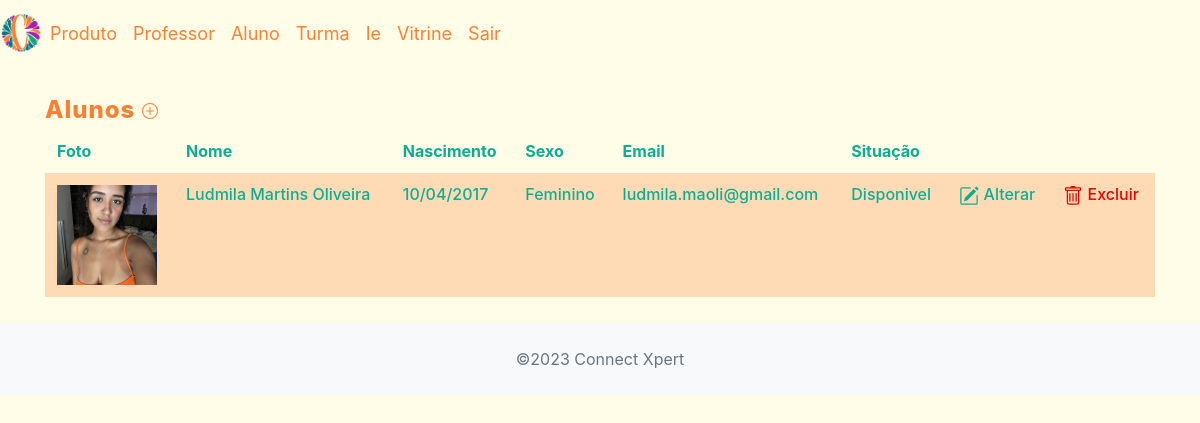
/crud_connectxpert/app/controller/AlunoController.php?action=list (signed in), run on an earlier commit of the app's database.
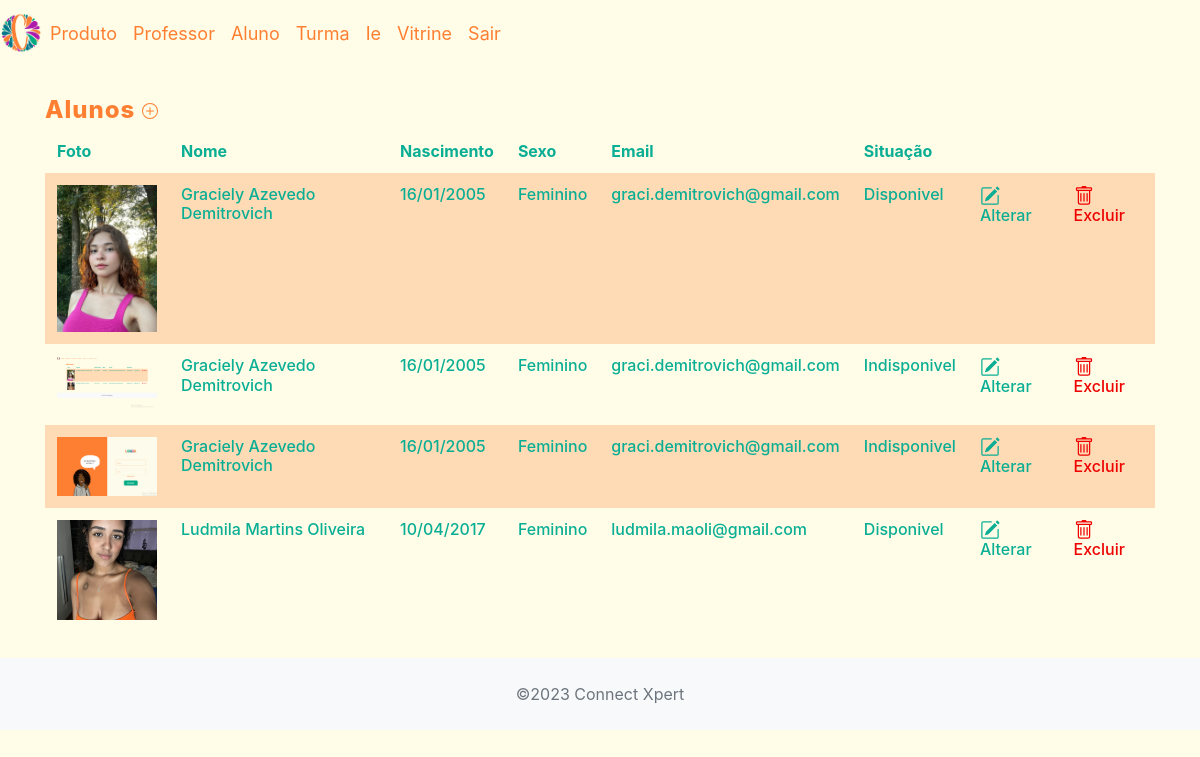
And on a later commit of the database.
### tables this page shows
CREATE TABLE `aluno` (
  `id_aluno` int(11) NOT NULL,
  `nome_aluno` varchar(100) NOT NULL,
  `nascimento_aluno` date NOT NULL,
  `telefone` varchar(20) NOT NULL,
  `nome_responsavel` varchar(60) NOT NULL,
  `sexo_aluno` enum('feminino','masculino','outros') NOT NULL,
  `login_aluno` varchar(15) NOT NULL,
  `senha_aluno` varchar(15) NOT NULL,
  `historico` text NOT NULL,
  `cpf_aluno` varchar(20) NOT NULL,
  `rg_aluno` varchar(20) NOT NULL,
  `email_aluno` varchar(100) NOT NULL,
  `end_rua` varchar(95) NOT NULL,
  `end_bairro` varchar(95) NOT NULL,
  `end_cidade` varchar(95) NOT NULL,
  `end_estado` varchar(95) NOT NULL,
  `end_numero` int(11) NOT NULL,
  `end_complemento` varchar(100) DEFAULT NULL,
  `id_ie` int(11) NOT NULL,
  `situacao` enum('disponivel','indisponivel') NOT NULL,
  `foto` varchar(60) NOT NULL
);

### crud_connectxpert/app/controller/AlunoController.php (called while the page is built, shortened)
<?php
require_once(__DIR__ . "/Controller.php");
require_once(__DIR__ . "/../dao/AlunoDAO.php");
require_once(__DIR__ . "/../model/Aluno.php");
class AlunoController extends Controller {
    private AlunoDAO $alunoDao;
    public function __construct() {
        $this->alunoDao = new AlunoDAO();
        $this->handleAction();
    }
    protected function list(string $msgErro = "", string $msgSucesso = "") {
        $alunos = $this->alunoDao->list();
        $dados["lista"] = $alunos;
        $this->loadView("aluno/listAluno.php", $dados,  $msgErro, $msgSucesso);
    }
}
$alnCont = new AlunoController();

### crud_connectxpert/app/model/Aluno.php (called while the page is built, shortened)
<?php
class Aluno {
    private $idAluno;
    private $nomeAluno;
    private $nascimentoAluno;
    private $sexoAluno;
    private $emailAluno;
    private $situacao;
    private $foto;
    public function getIdAluno()
    {
        return $this->idAluno;
    }
    public function setIdAluno($idAluno): self
    {
        $this->idAluno = $idAluno;
        return $this;
    }
    public function getNomeAluno()
    {
        return $this->nomeAluno;
    }
    public function setNomeAluno($nomeAluno): self
    {
        $this->nomeAluno = $nomeAluno;
        return $this;
    }
    public function getNascimentoAlunoFormatada()
    {
        if($this->nascimentoAluno) {
            $data = date_create($this->nascimentoAluno);
            return date_format($data,"d/m/Y");
        }
        return '';
    }
    public function setNascimentoAluno($nascimentoAluno): self
    {
        $this->nascimentoAluno = $nascimentoAluno;
        return $this;
    }
    public function getSexoAluno()
    {
        return $this->sexoAluno;
    }
    public function setSexoAluno($sexoAluno): self
    {
        $this->sexoAluno = $sexoAluno;
        return $this;
    }
    public function getEmailAluno()
    {
        return $this->emailAluno;
    }
    public function setEmailAluno($emailAluno)
    {
        $this->emailAluno = $emailAluno;
        return $this;
    }
    public function getSituacao()
    {
        return $this->situacao;
    }
    public function setSituacao($situacao) : self
    {
        $this->situacao = $situacao;
        return $this;
    }
    public function getFoto()
    {
        return $this->foto;
    }
    public function setFoto($foto)
    {
        $this->foto = $foto;
        return $this;
    }
}

### crud_connectxpert/app/dao/AlunoDAO.php (called while the page is built, shortened)
<?php
include_once(__DIR__ . "/../model/Aluno.php");
class AlunoDAO {
    public function list() {
        $conn = Connection::getConn();
        $sql = "SELECT * FROM aluno  AS a ORDER BY nome_aluno";
        $stm = $conn->prepare($sql);
        $stm->execute();
        $result = $stm->fetchAll();
        return $this->mapAlunos($result);
    }
    private function mapAlunos($result) {
        $alunos = array();
        foreach ($result as $reg) {
            $aluno = new Aluno();
            $aluno->setIdAluno($reg['id_aluno']);
            $aluno->setNomeAluno($reg['nome_aluno']);
            $aluno->setNascimentoAluno($reg['nascimento_aluno']);
            $aluno->setTelefone($reg['telefone']);
            $aluno->setNomeResponsavel($reg['nome_responsavel']);
            $aluno->setSexoAluno($reg['sexo_aluno']);
            $aluno->setCpfAluno($reg['cpf_aluno']);
            $aluno->setRgAluno($reg['rg_aluno']);
            $aluno->setEmailAluno($reg['email_aluno']);
            $aluno->setLoginAluno($reg['login_aluno']);
            $aluno->setSenhaAluno($reg['senha_aluno']);
            $aluno->setHistorico($reg['historico']);
            $aluno->setEndRua($reg['end_rua']);
            $aluno->setEndBairro($reg['end_bairro']);
            $aluno->setEndCidade($reg['end_cidade']);
            $aluno->setEndEstado($reg['end_estado']);
            $aluno->setEndNumero($reg['end_numero']);
            $aluno->setEndComplemento($reg['end_complemento']);
            $aluno->setSituacao($reg['situacao']);
            $aluno->setFoto($reg['foto']);
            $aluno->setIdIe($reg['id_ie']);
            array_push($alunos, $aluno);
        }
        return $alunos;
    }
}

### crud_connectxpert/app/view/aluno/listAluno.php (the view, shortened to what this page needs)
<?php
require_once(__DIR__ . "/../include/header.php");
require_once(__DIR__ . "/../include/menu.php");
echo '<link rel="stylesheet" href="' . BASEURL . '/view/aluno/alunostyle.css">';
?>
<div class="container">
    <div class="row">
    <h3 class="col-4">Alunos <a class="btn-inserir"
                href="<?= BASEURL ?>/controller/AlunoController.php?action=create">
</a></h3>
        <div class="col-9">
        </div>
    </div>
    <div class="row" style="margin-top: 10px;">
        <div class="col-md-12">
            <table id="tabAlunos" class='table table-striped'>
                <thead>
                    <tr class="topicos">
                        <th>Foto</th>
                        <th>Nome</th>
                        <th>Nascimento</th>
                        <th>Sexo </th>
                        <th>Email </th>
                        <th>Situação</th>
                    </tr>
                </thead>
                <tbody>
                    <?php foreach($dados['lista'] as $aln): ?>
                        <tr class="listagem">
                        <td><img src="<?= BASEURL_FOTOS . $aln->getFoto(); ?>" style="width: 100px; height: auto;" /></td>
                            <td><?= $aln->getNomeAluno(); ?></td>
                            <td><?= $aln->getNascimentoAlunoFormatada(); ?></td>
                            <td><?= $aln->getSexoAluno(); ?></td>
                            <td style="text-transform: none;"><?= $aln->getEmailAluno(); ?></td>
                            <td><?= $aln->getSituacao(); ?></td>
                            <td><a class="btn-alterar"
                                href="<?= BASEURL ?>/controller/AlunoController.php?action=edit&id=<?= $aln->getIdAluno() ?>">
 Alterar</a>
                            </td>
                            <td><a class="btn-excluir"
                                onclick="return confirm('Confirma a exclusão do aluno? Ao excluir este aluno todos os dados atrelados a ele serão excluídos');"
                                href="<?= BASEURL ?>/controller/AlunoController.php?action=delete&id=<?= $aln->getIdAluno() ?>">
 Excluir</a>
                            </td>
                        </tr>
                    <?php endforeach; ?>
                </tbody>
            </table>
        </div>
    </div>
</div>
<?php
require_once(__DIR__ . "/../include/footer.php");
?>

### crud_connectxpert/app/controller/Controller.php (shortened to what this page needs)
<?php
class Controller {
    protected function handleAction() {
        $action = NULL;
        if(isset($_GET['action']))
            $action = $_GET['action'];
        $this->callAction($action);
    }
    protected function callAction($methodName) {
        $methodNoAction = "noAction";
        if($methodName && method_exists($this, $methodName))
            $this->$methodName();
        elseif(method_exists($this, $methodNoAction))
            $this->$methodNoAction();
        else {
            throw new BadFunctionCallException("Ação não implementada");
        }
    }
    protected function loadView(string $path, array $dados, string $msgErro = "", string $msgSucesso = "") {
        $caminho = __DIR__ . "/../view/" . $path;
        if(file_exists($caminho)) {
            require $caminho;
        } else {
            echo "Erro ao carrega a view solicitada<br>";
            echo "Caminho: " . $caminho;
        }
    }
    public function administradorPossuiPapel(array $papeisNecessarios) {
        if(isset($_SESSION[SESSAO_administrador_ID])) {
            $papeladministradorLogado = $_SESSION[SESSAO_administrador_PAPEL];
            foreach($papeisNecessarios as $papel) {
                if($papel == $papeladministradorLogado)
                    return true;
            }
        }
        return false;
    }
}

### crud_connectxpert/app/view/include/header.php (shortened to what this page needs)
<!DOCTYPE html>
<html lang="pt">
<head>
    <link rel="stylesheet" href="https://stackpath.bootstrapcdn.com/bootstrap/4.1.3/css/bootstrap.min.css">
</head>
<body>

### crud_connectxpert/app/view/include/menu.php (shortened to what this page needs)
<?php
$acessoCont = new AcessoController();
$isAdministrador = $acessoCont->administradorPossuiPapel([administradorPapel::ADMINISTRADOR]);
$isAluno = $acessoCont->administradorPossuiPapel([administradorPapel::ALUNO]);
$isProf = $acessoCont->administradorPossuiPapel([administradorPapel::PROFESSOR]);
?>
<div class="col-xs-12" id="nav-container">
    <div id="itensmenu">
        <nav class="navbar navbar-expand-lg " id="menu">
            <div class="row justify-content-md-left">
                <a class="navbar-brand" href="<?= HOME_PAGE ?>"><img class="img-responsive" style="  width: 40px; height: 40px; " src="<?= BASEURL . "/view/img/logocx.png" ?>" /></a>
            </div>
            <div class="collapse navbar-collapse" id="navSite">
                <ul class="navbar-nav mr-auto mt-2 mt-lg-0">
                    <?php if ($isAdministrador) : ?>
                        <a class="nav-link" href="<?= BASEURL . '/controller/ProdutoController.php?action=list' ?>" style="color: #ff7f32;font-style: normal; font-size: 18px; font-weight: regular;">Produto</a>
                        <a class="nav-link" href="<?= BASEURL . '/controller/ProfessorController.php?action=list' ?>" style="color: #ff7f32;font-style: normal; font-size: 18px; font-weight: regular;">Professor</a>
                        <a class="nav-link" href="<?= BASEURL . '/controller/AlunoController.php?action=list' ?>" style="color: #ff7f32;font-style: normal; font-size: 18px; font-weight: regular;">Aluno</a>
                        <a class="nav-link" href="<?= BASEURL . '/controller/TurmaController.php?action=list' ?>" style="color: #ff7f32;font-style: normal; font-size: 18px; font-weight: regular;">Turma</a>
                        <a class="nav-link" href="<?= BASEURL . '/controller/IeController.php?action=list' ?>" style="color: #ff7f32;font-style: normal; font-size: 18px; font-weight: regular;">Ie</a>
                        <a class="nav-link" href="<?= BASEURL . '/controller/VitrineController.php?action=list' ?>" style="color: #ff7f32;font-style: normal; font-size: 18px; font-weight: regular;"> Vitrine </a>
                    <?php endif; ?>
                    <?php if ($isAluno || $isProf || $isAdministrador) : ?>
                        <a class="nav-link" href="<?= LOGOUT_PAGE ?>" style="color: #ff7f32;font-style: normal; font-size: 18px; font-weight: regular;">Sair</a>
                    <?php endif; ?>
                </ul>
            </div>
        </nav>
    </div>
</div>

### crud_connectxpert/app/view/include/footer.php (shortened to what this page needs)
<footer class="text-center text-lg-start bg-light text-muted" style="margin-top: 10px;">
    <div class="text-center p-4">
        ©2023 Connect Xpert
    </div>
</footer>
</body>
</html>

### crud_connectxpert/app/view/aluno/alunostyle.css (style rules this page uses)
body { background-color: #fffde7; }
h3 { width: 100px; height: 45px; top: 30px; color: rgba(255, 127, 50, 1); font-style: normal; font-size: 24px; font-weight: 800; line-height: 1.2; letter-spacing: 1px; text-decoration: none; text-transform: none; }
.topicos { width: 102.5px; height: 14.73px; left: 135px; top: 187.82px; color: rgba(10, 174, 148, 1); font-style: normal; font-size: 16px; font-weight: 600; line-height: 1.2; letter-spacing: 0px; text-decoration: none; }
.listagem { width: 201px; height: 18px; left: 140px; top: 261px; color: rgb(10, 174, 148, 1); font-style: normal; font-size: 16px; font-weight: 500; line-height: 1.2; text-decoration: none; text-transform: capitalize; }
.btn-alterar { color: rgb(10, 174, 148, 1); }
.btn-excluir { color:rgb(238, 1, 1); }
.table-striped tbody tr:nth-of-type(odd) { background-color: rgba(255, 129, 50, 0.274) !important; }
.table td, .table th { border-top: 0px solid transparent !important; }
.table thead th { border-bottom: 0px solid transparent !important; }

What changed in the data, as far as the page shows it:
added aluno: foto (picture), nome_aluno "Graciely Azevedo Demitrovich", nascimento_aluno "16/01/2005", sexo_aluno "Feminino", email_aluno "graci.demitrovich@gmail.com", situacao "Disponivel"
added aluno: foto (picture), nome_aluno "Graciely Azevedo Demitrovich", nascimento_aluno "16/01/2005", sexo_aluno "Feminino", email_aluno "graci.demitrovich@gmail.com", situacao "Indisponivel"
added aluno: foto (picture), nome_aluno "Graciely Azevedo Demitrovich", nascimento_aluno "16/01/2005", sexo_aluno "Feminino", email_aluno "graci.demitrovich@gmail.com", situacao "Indisponivel"
